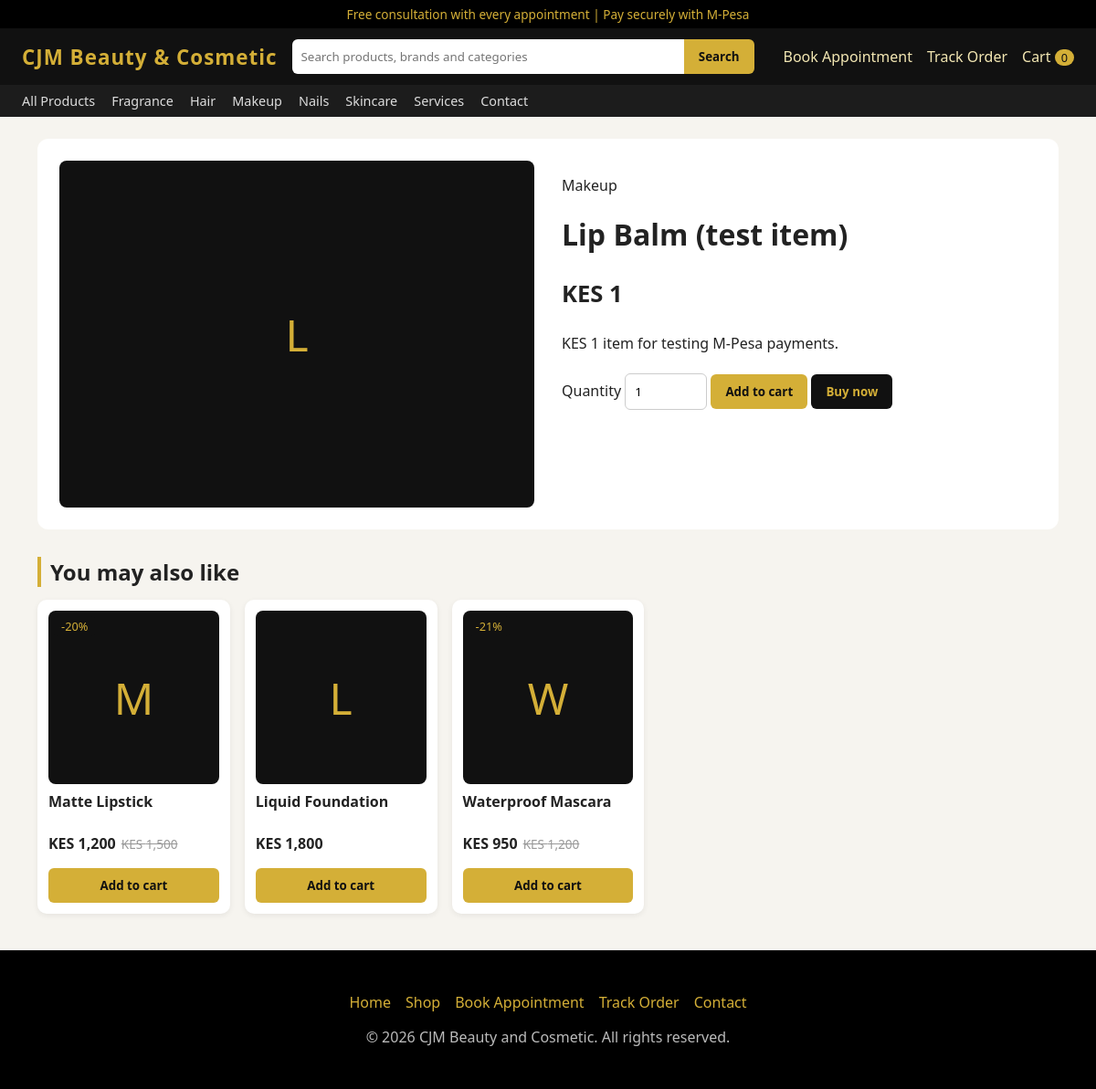
/product.php?id=12, run on the app's committed database.
### tables this page shows
CREATE TABLE products (
  id INT AUTO_INCREMENT PRIMARY KEY,
  name VARCHAR(100) NOT NULL,
  category VARCHAR(50) NOT NULL DEFAULT 'General',
  description TEXT NULL,
  price DECIMAL(10,2) NOT NULL,
  old_price DECIMAL(10,2) NULL,
  image VARCHAR(100) NULL
);

### config.php (called while the page is built, shortened)
<?php
function db() {
    static $pdo;
    if (!$pdo) {
        $pdo = new PDO("mysql:host=".DB_HOST.";dbname=".DB_NAME.";charset=utf8mb4", DB_USER, DB_PASS, [
            PDO::ATTR_ERRMODE => PDO::ERRMODE_EXCEPTION,
            PDO::ATTR_DEFAULT_FETCH_MODE => PDO::FETCH_ASSOC,
        ]);
    }
    return $pdo;
}

### product.php (the view, shortened to what this page needs)
<?php require 'layout.php';
$s = db()->prepare("SELECT * FROM products WHERE id = ?"); $s->execute([(int)($_GET['id'] ?? 0)]); $p = $s->fetch();
$r = db()->prepare("SELECT * FROM products WHERE category = ? AND id <> ? LIMIT 4"); $r->execute([$p['category'], $p['id']]); $related = $r->fetchAll();
page_header($p['name']);
$disc = ($p['old_price'] && $p['old_price'] > $p['price']) ? round(100 - $p['price'] / $p['old_price'] * 100) : 0;
?>
<main class="wrap">
  <div class="detail">
    <?php if ($p['image']): ?><img class="pimg" src="uploads/<?= e($p['image']) ?>" alt=""><?php else: ?><div class="thumb"><?= e(strtoupper(substr($p['name'], 0, 1))) ?></div><?php endif; ?>
    <div>
      <p><a href="shop.php?cat=<?= urlencode($p['category']) ?>"><?= e($p['category']) ?></a></p>
      <h1><?= e($p['name']) ?></h1>
      <p class="price big">KES <?= number_format($p['price']) ?><?php if ($disc): ?><del>KES <?= number_format($p['old_price']) ?></del> <span class="badge" style="position:static">-<?= $disc ?>%</span><?php endif; ?></p>
      <p><?= nl2br(e($p['description'])) ?></p>
      <label>Quantity <input type="number" id="qty" value="1" min="1" max="20" style="width:90px"></label>
      <button onclick="addToCart(<?= cart_json($p) ?>, Math.max(1, +document.getElementById('qty').value))">Add to cart</button>
      <button class="btn dark" onclick="addToCart(<?= cart_json($p) ?>, Math.max(1, +document.getElementById('qty').value)); location='cart.php'">Buy now</button>
    </div>
  </div>
  <?php if ($related): ?><h2 class="sec">You may also like</h2><div class="grid"><?php foreach ($related as $x) card($x); ?></div><?php endif; ?>
</main>
<?php page_footer();

### layout.php (shortened to what this page needs)
<?php
require_once __DIR__ . '/config.php';
function e(mixed $s): string { return htmlspecialchars((string)$s, ENT_QUOTES | ENT_SUBSTITUTE, 'UTF-8'); }
function cart_json(array $p): string {
    return e(json_encode(['id' => (int)$p['id'], 'name' => $p['name'], 'price' => (float)$p['price'], 'image' => $p['image']]));
}
function card(array $p): void {
    $disc = ($p['old_price'] && $p['old_price'] > $p['price']) ? round(100 - $p['price'] / $p['old_price'] * 100) : 0; ?>
    <div class="card">
      <a href="product.php?id=<?= $p['id'] ?>">
        <?php if ($disc): ?><span class="badge">-<?= $disc ?>%</span><?php endif; ?>
        <?php if ($p['image']): ?><img class="pimg" src="uploads/<?= e($p['image']) ?>" alt="<?= e($p['name']) ?>">
        <?php else: ?><div class="thumb"><?= e(strtoupper(substr($p['name'], 0, 1))) ?></div><?php endif; ?>
        <h3><?= e($p['name']) ?></h3>
      </a>
      <p class="price">KES <?= number_format($p['price']) ?><?php if ($disc): ?><del>KES <?= number_format($p['old_price']) ?></del><?php endif; ?></p>
      <button onclick="addToCart(<?= cart_json($p) ?>)">Add to cart</button>
    </div>
<?php }
function page_header(string $title): void {
    $cats = db()->query("SELECT DISTINCT category FROM products ORDER BY category")->fetchAll(PDO::FETCH_COLUMN); ?>
<!DOCTYPE html>
<html lang="en">
<head>
  <link rel="stylesheet" href="style.css">
</head>
<body>
<div class="top">Free consultation with every appointment | Pay securely with M-Pesa</div>
<header class="main">
  <div class="bar">
    <a class="logo" href="index.php">CJM Beauty &amp; Cosmetic</a>
    <form class="search" action="shop.php"><input name="q" placeholder="Search products, brands and categories" value="<?= e($_GET['q'] ?? '') ?>"><button>Search</button></form>
    <div class="links"><a href="booking.php">Book Appointment</a><a href="track.php">Track Order</a><a href="cart.php">Cart <span class="cart-count">0</span></a></div>
  </div>
  <nav class="catnav"><a href="shop.php">All Products</a>
    <?php foreach ($cats as $c): ?><a href="shop.php?cat=<?= urlencode($c) ?>"><?= e($c) ?></a><?php endforeach; ?>
    <a href="booking.php">Services</a><a href="contact.php">Contact</a></nav>
</header>
<?php }
function page_footer() { ?>
<footer>
  <p><a href="index.php">Home</a><a href="shop.php">Shop</a><a href="booking.php">Book Appointment</a><a href="track.php">Track Order</a><a href="contact.php">Contact</a></p>
  <p>&copy; <?= date('Y') ?> CJM Beauty and Cosmetic. All rights reserved.</p>
</footer>
</body>
</html>
<?php }

### style.css (style rules this page uses)
* { box-sizing:border-box;font-family:system-ui,sans-serif }
:root { --gold:#d4af37;--dark:#111 }
body { margin:0;background:#f6f4ef;color:#222 }
a { color:inherit;text-decoration:none }
.top { background:#000;color:var(--gold);text-align:center;font-size:.85rem;padding:6px }
header.main { background:var(--dark);position:sticky;top:0;z-index:10 }
.bar { display:flex;gap:16px;align-items:center;padding:12px 24px;flex-wrap:wrap }
.logo { color:var(--gold);font-size:1.4rem;font-weight:700;letter-spacing:1px }
.search { flex:1;display:flex;min-width:200px }
.search input { flex:1;margin:0;border:0;border-radius:6px 0 0 6px }
.search button { border-radius:0 6px 6px 0 }
button,.btn { background:var(--gold);color:#111;border:0;padding:10px 16px;border-radius:6px;cursor:pointer;font-weight:600;display:inline-block }
.btn.dark { background:#111;color:var(--gold) }
.links a { color:#f3e7b3;margin-left:16px }
.catnav { background:#1c1c1c;padding:8px 24px;display:flex;gap:18px;overflow-x:auto;white-space:nowrap }
.catnav a { color:#ddd;font-size:.9rem }
.cart-count { background:var(--gold);color:#111;border-radius:10px;padding:0 7px;font-size:.8rem }
.wrap { max-width:1150px;margin:24px auto;padding:0 16px }
h2.sec { border-left:4px solid var(--gold);padding-left:10px;margin:30px 0 14px }
.grid { display:grid;grid-template-columns:repeat(auto-fill,minmax(210px,1fr));gap:16px }
.card { background:#fff;border-radius:10px;padding:12px;position:relative;box-shadow:0 2px 6px #0001;display:flex;flex-direction:column }
.card h3 { font-size:1rem;margin:8px 0 }
.card button { margin-top:auto;width:100% }
.thumb { height:190px;display:flex;align-items:center;justify-content:center;background:#111;color:var(--gold);font-size:3rem;border-radius:8px }
.price { font-weight:700 }
.price del { color:#999;font-weight:400;font-size:.85rem;margin-left:6px }
.badge { position:absolute;top:18px;left:18px;background:#111;color:var(--gold);padding:2px 8px;border-radius:4px;font-size:.8rem;z-index:1 }
.detail { display:grid;grid-template-columns:1fr 1fr;gap:30px;background:#fff;padding:24px;border-radius:12px }
.detail .pimg,.detail .thumb { height:380px }
.big { font-size:1.6rem }
input,select,textarea { width:100%;padding:10px;margin:6px 0;border:1px solid #ccc;border-radius:6px }
footer { background:#000;color:#bbb;margin-top:40px;padding:30px 24px;text-align:center }
footer a { color:var(--gold);margin:0 8px }

### data on the page
products: name "L", category "Makeup", name "Lip Balm (test item)", price "1", description "KES 1 item for testing M-Pesa payments."
products: disc "20", name "M", name "Matte Lipstick", price "1,200", old_price "1,500"
products: name "L", name "Liquid Foundation", price "1,800"
products: disc "21", name "W", name "Waterproof Mascara", price "950", old_price "1,200"

### other printed values
$c "Fragrance"
$c "Hair"
$c "Makeup"
$c "Nails"
$c "Skincare"
